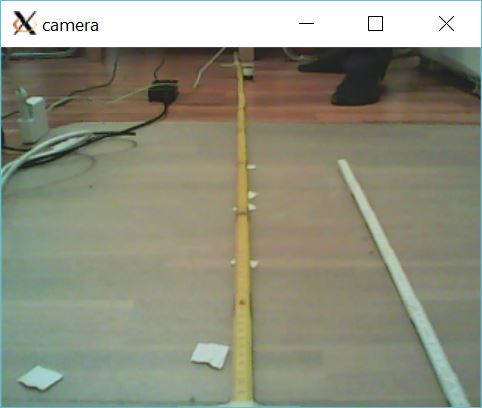
//> input picture data/Calibration camera/160.JPG, 482 x 408 px, given in place of the camera
$ ./objTrack   (built with g++ and OpenCV 4)
//> lines starting //> are read from the running program, lines starting //| are printed output that depends on the picture; after the words box and inside, x2 and y2 are one past the last pixel; in counts of white or black regions, pixels touching at a corner belong together
### src/couvabot/src/camera.h
//
// Created by clement on 26.02.2016.
//

#ifndef COUVABOT_CAMERA_H
#define COUVABOT_CAMERA_H

#include "../main.h"


class GenericCam {
public:
    virtual void read(cv::Mat &image) = 0;
};


class WebCam : public GenericCam {
    cv::VideoCapture cap;

public:
    WebCam();
    void read(cv::Mat &image);
};

class test : public GenericCam {

};

class RPiCam : public GenericCam {
public:
    RPiCam();
    void read(cv::Mat &image);
};


#endif //COUVABOT_CAMERA_H

### src/couvabot/src/Blob.h
//
// Created by clement on 18.02.16.
//

#ifndef OPENCV_BLOB_H
#define OPENCV_BLOB_H


class Blob {
    int posX, posY;
    double area;

public:

    Blob(int posX, int posY, double area);

    int getPosX() const;

    int getPosY() const;

    double getArea() const;
};

#endif //OPENCV_BLOB_H

### src/couvabot/src/objTrack.h
//
// Created by clement on 18.02.16.
//

#ifndef OPENCV_OBJTRACK_H
#define OPENCV_OBJTRACK_H

#endif //OPENCV_OBJTRACK_H

### src/couvabot/src/Blob.cpp
//
// Created by clement on 18.02.16.
//

#include "Blob.h"

Blob::Blob(int posX, int posY, double area) {
    this->posX = posX;
    this->posY = posY;
    this->area = area;
}

int Blob::getPosX() const {
    return posX;
}

int Blob::getPosY() const {
    return posY;
}

double Blob::getArea() const {
    return area;
}

### src/couvabot/src/objTrack.cpp
//
// Created by Clement Nussbaumer on 13.02.16.
//

//Inspired by  Kyle Hounslow 2013

#include <string>
#include <iostream>
#include <opencv2/highgui/highgui.hpp>
#include <opencv2/imgproc/imgproc.hpp>

#include "objTrack.h"
#include "Blob.h"

using namespace std;
using namespace cv;
//initial min and max HSV filter values.
//these will be changed using trackbars
int H_MIN = 0;
int H_MAX = 256;
int S_MIN = 0;
int S_MAX = 256;
int V_MIN = 0;
int V_MAX = 256;
//default capture width and height
const int FRAME_WIDTH = 640;
const int FRAME_HEIGHT = 480;
//max number of objects to be detected in frame
const int MAX_NUM_OBJECTS = 50;
//minimum and maximum object area
const int MIN_OBJECT_AREA = 22 * 22;
const int MAX_OBJECT_AREA = FRAME_HEIGHT * FRAME_WIDTH / 1.5;
//names that will appear at the top of each window
const string windowName = "Original Image";
const string windowName1 = "HSV Image";
const string windowName2 = "Thresholded Image";
const string windowName3 = "After7 Morphological Operations";
const string trackbarWindowName = "Trackbars";

void on_trackbar(int, void *) {//This function gets called whenever a
    // trackbar position is changed


}

string intToString(int number) {


    stringstream ss;
    ss << number;
    return ss.str();
}

void createTrackbars() {
    //create window for trackbars


    namedWindow(trackbarWindowName, 0);
    //create memory to store trackbar name on window
    char TrackbarName[50];
    sprintf(TrackbarName, "H_MIN", H_MIN);
    sprintf(TrackbarName, "H_MAX", H_MAX);
    sprintf(TrackbarName, "S_MIN", S_MIN);
    sprintf(TrackbarName, "S_MAX", S_MAX);
    sprintf(TrackbarName, "V_MIN", V_MIN);
    sprintf(TrackbarName, "V_MAX", V_MAX);
    //create trackbars and insert them into window
    //3 parameters are: the address of the variable that is changing when the trackbar is moved(eg.H_LOW),
    //the max value the trackbar can move (eg. H_HIGH),
    //and the function that is called whenever the trackbar is moved(eg. on_trackbar)
    //                                  ---->    ---->     ---->
    createTrackbar("H_MIN", trackbarWindowName, &H_MIN, H_MAX, on_trackbar);
    createTrackbar("H_MAX", trackbarWindowName, &H_MAX, H_MAX, on_trackbar);
    createTrackbar("S_MIN", trackbarWindowName, &S_MIN, S_MAX, on_trackbar);
    createTrackbar("S_MAX", trackbarWindowName, &S_MAX, S_MAX, on_trackbar);
    createTrackbar("V_MIN", trackbarWindowName, &V_MIN, V_MAX, on_trackbar);
    createTrackbar("V_MAX", trackbarWindowName, &V_MAX, V_MAX, on_trackbar);


}

void drawObject(int x, int y, Mat &frame) {

    //use some of the openCV drawing functions to draw crosshairs
    //on your tracked image!

    //UPDATE:JUNE 18TH, 2013
    //added 'if' and 'else' statements to prevent
    //memory errors from writing off the screen (ie. (-25,-25) is not within the window!)

    circle(frame, Point(x, y), 20, Scalar(0, 255, 0), 2);
    if (y - 25 > 0)
        line(frame, Point(x, y), Point(x, y - 25), Scalar(0, 255, 0), 2);
    else line(frame, Point(x, y), Point(x, 0), Scalar(0, 255, 0), 2);
    if (y + 25 < FRAME_HEIGHT)
        line(frame, Point(x, y), Point(x, y + 25), Scalar(0, 255, 0), 2);
    else line(frame, Point(x, y), Point(x, FRAME_HEIGHT), Scalar(0, 255, 0), 2);
    if (x - 25 > 0)
        line(frame, Point(x, y), Point(x - 25, y), Scalar(0, 255, 0), 2);
    else line(frame, Point(x, y), Point(0, y), Scalar(0, 255, 0), 2);
    if (x + 25 < FRAME_WIDTH)
        line(frame, Point(x, y), Point(x + 25, y), Scalar(0, 255, 0), 2);
    else line(frame, Point(x, y), Point(FRAME_WIDTH, y), Scalar(0, 255, 0), 2);

    putText(frame, intToString(x) + "," + intToString(y), Point(x, y + 30), 1, 1, Scalar(0, 255, 0), 2);

}

void morphOps(Mat &thresh) {

    //create structuring element that will be used to "dilate" and "erode" image.
    //the element chosen here is a 3px by 3px rectangle

    Mat erodeElement = getStructuringElement(MORPH_ELLIPSE, Size(3, 3));
    //dilate with larger element so make sure object is nicely visible
    Mat dilateElement = getStructuringElement(MORPH_ELLIPSE, Size(6, 6));

    erode(thresh, thresh, erodeElement);
    erode(thresh, thresh, erodeElement);


    dilate(thresh, thresh, dilateElement);
    dilate(thresh, thresh, dilateElement);


}

void trackFilteredObject(int &x, int &y, Mat threshold, Mat &cameraFeed) {

    Mat temp;
    threshold.copyTo(temp);
    //these two vectors needed for output of findContours
    vector<vector<Point> > contours;
    vector<Vec4i> hierarchy;
    //find contours of filtered image using openCV findContours function
    findContours(temp, contours, hierarchy, CV_RETR_LIST, CV_CHAIN_APPROX_SIMPLE);
    //use moments method to find our filtered object
    double refArea = 0;
    bool objectFound = false;
    if (hierarchy.size() > 0) {
        uint8_t numObjects = (uint8_t) hierarchy.size();

        vector<Blob> blobs;
        blobs.reserve(numObjects);
        int cnt = 0;

        //if number of objects greater than MAX_NUM_OBJECTS we have a noisy filter
        if (numObjects < MAX_NUM_OBJECTS) {
            for (int index = 0; index >= 0; index = hierarchy[index][0]) {

                Moments moment(moments((Mat) contours[index]));

                double area = moment.m00;

                //if the area is less than 20 px by 20px then it is probably just noise
                //if the area is the same as the 3/2 of the image size, probably just a bad filter
                //we only want the object with the largest area so we safe a reference area each
                //iteration and compare it to the area in the next iteration.
                if (area > MIN_OBJECT_AREA && area < MAX_OBJECT_AREA) {
                    x = moment.m10 / area;
                    y = moment.m01 / area;
                    objectFound = true;
                    refArea = area;
                    Blob tmp(x, y, area);
                    blobs.push_back(tmp);
                    cnt++;

                } else objectFound = false;


            }
            //let user know you found an object
            if (objectFound == true) {
                putText(cameraFeed, "Tracking Object", Point(0, 50), 2, 1, Scalar(0, 255, 0), 2);
                //draw object location on screen
                for (int i = 0; i < cnt; i++) {
                    drawObject(blobs[i].getPosX(), blobs[i].getPosY(), cameraFeed);
                }

            }

        } else putText(cameraFeed, "TOO MUCH NOISE! ADJUST FILTER", Point(0, 50), 1, 2, Scalar(0, 0, 255), 2);
    }
}

int main(int argc, char *argv[]) {
    //some boolean variables for different functionality within this
    //program
    bool trackObjects = true;
    bool useMorphOps = true;
    //Matrix to store each frame of the webcam feed
    Mat cameraFeed;
    //matrix storage for HSV image
    Mat HSV;
    //matrix storage for binary threshold image
    Mat threshold;
    //x and y values for the location of the object
    int x = 0, y = 0;
    //create slider bars for HSV filtering
    createTrackbars();
    //video capture object to acquire webcam feed
    VideoCapture capture;
    //open capture object at location zero (default location for webcam)
    capture.open(0);
    //set height and width of capture frame
    capture.set(CV_CAP_PROP_FRAME_WIDTH, FRAME_WIDTH);
    capture.set(CV_CAP_PROP_FRAME_HEIGHT, FRAME_HEIGHT);
    //start an infinite loop where webcam feed is copied to cameraFeed matrix
    //all of our operations will be performed within this loop
    while (1) {
        //store image to matrix
        capture.read(cameraFeed);
//> cameraFeed is the input picture: 408 rows x 482 cols, CV_8UC3; mean B, G, R 125.2, 143, 141.9
        //convert frame from BGR to HSV colorspace
        cvtColor(cameraFeed, HSV, COLOR_BGR2HSV);
//> HSV: 408 rows x 482 cols, CV_8UC3; mean H, S, V 37.8, 47.3, 147.8
        //filter HSV image between values and store filtered image to
        //threshold matrix
        inRange(HSV, Scalar(H_MIN, S_MIN, V_MIN), Scalar(H_MAX, S_MAX, V_MAX), threshold);
//> threshold: 408 rows x 482 cols, CV_8UC1; every value is 255
        //perform morphological operations on thresholded image to eliminate noise
        //and emphasize the filtered object(s)
        if (useMorphOps)
            morphOps(threshold);
        //pass in thresholded frame to our object tracking function
        //this function will return the x and y coordinates of the
        //filtered object
        if (trackObjects)
            trackFilteredObject(x, y, threshold, cameraFeed);
//> in trackFilteredObject, `findContours(temp, contours, hierarchy, CV_RETR_LIST, CV_CHAIN_APPROX_..`: contours = 1 contour; box (x1, y1, x2, y2) and area: (0, 0, 482, 408) 195767
//> in trackFilteredObject, `uint8_t numObjects = (uint8_t) hierarchy.size();`: numObjects = 1
//> the loop in trackFilteredObject, `for (int index = 0; index >= 0; index = hierarchy[index][0])` made 1 pass
//> (area, x, y, refArea, this->posX in Blob, this->posY in Blob, this->area in Blob) on pass 1: (195767, 240, 203, 195767, 240, 203, 195767)
//> in trackFilteredObject, `putText(cameraFeed, "Tracking Object", Point(0, 50), 2, 1, Scalar(0, 2..`:
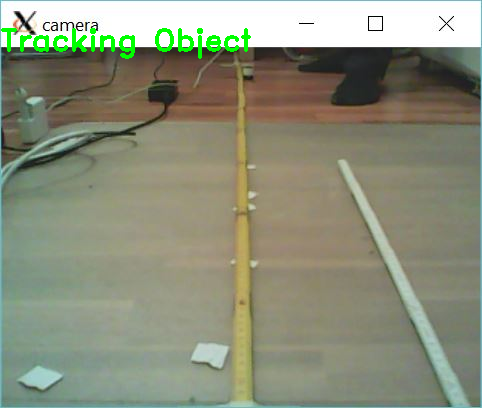
//> cameraFeed: 408 rows x 482 cols, CV_8UC3; 1.11% of pixels changed, all inside (x1, y1, x2, y2) = (1, 28, 251, 59)
//> the loop in trackFilteredObject, `for (int i = 0; i < cnt; i++)` made 1 pass
//> pass 1, in drawObject, `putText(frame, intToString(x) + "," + intToString(y), Point(x, y + 30)..`:
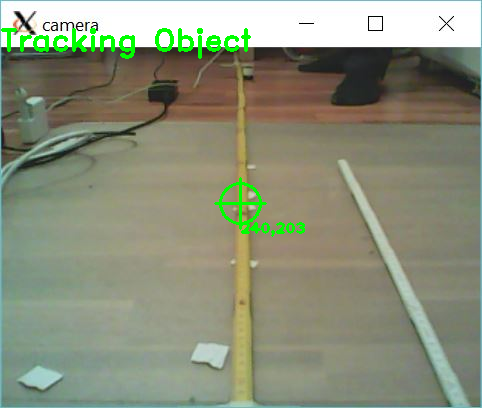
//> frame: 408 rows x 482 cols, CV_8UC3; 0.53% of pixels changed, all inside (x1, y1, x2, y2) = (214, 177, 305, 237)
//> x = 240; y = 203

        //show frames
        imshow(windowName2, threshold);
        imshow(windowName, cameraFeed);
        imshow(windowName1, HSV);
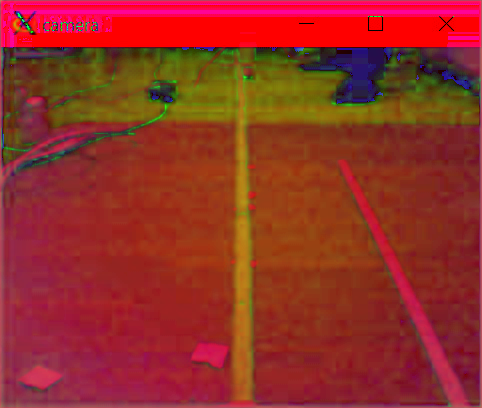
//> window 'HSV Image': 408 rows x 482 cols, CV_8UC3; mean B, G, R 37.8, 47.3, 147.8


        //delay 30ms so that screen can refresh.
        //image will not appear without this waitKey() command
        if (waitKey(30) == 27)
//> the Esc key is pressed
            break;
    }


    return 0;
}
